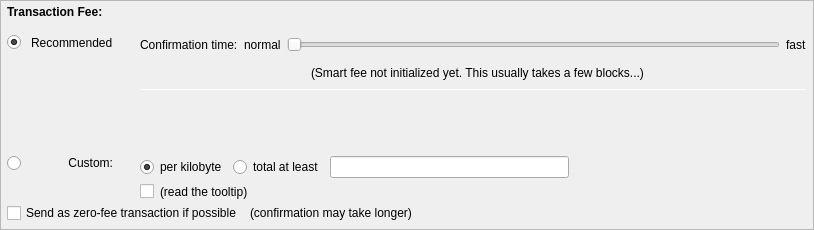
         <widget class="QFrame" name="frameFee">
          <property name="sizePolicy">
           <sizepolicy hsizetype="Expanding" vsizetype="Expanding">
            <horstretch>0</horstretch>
            <verstretch>0</verstretch>
           </sizepolicy>
          </property>
          <property name="maximumSize">
           <size>
            <width>16777215</width>
            <height>16777215</height>
           </size>
          </property>
          <property name="frameShape">
           <enum>QFrame::StyledPanel</enum>
          </property>
          <property name="frameShadow">
           <enum>QFrame::Sunken</enum>
          </property>
          <layout class="QVBoxLayout" name="verticalLayoutFee1">
           <property name="spacing">
            <number>0</number>
           </property>
           <property name="leftMargin">
            <number>0</number>
           </property>
           <property name="topMargin">
            <number>0</number>
           </property>
           <property name="rightMargin">
            <number>0</number>
           </property>
           <property name="bottomMargin">
            <number>0</number>
           </property>
           <item>
            <layout class="QVBoxLayout" name="verticalLayoutFee2" stretch="0,0,0">
             <property name="spacing">
              <number>0</number>
             </property>
             <property name="leftMargin">
              <number>6</number>
             </property>
             <property name="topMargin">
              <number>0</number>
             </property>
             <property name="rightMargin">
              <number>6</number>
             </property>
             <item>
              <layout class="QHBoxLayout" name="horizontalLayoutFee1">
               <property name="bottomMargin">
                <number>0</number>
               </property>
               <item>
                <layout class="QVBoxLayout" name="verticalLayoutFee7">
                 <property name="spacing">
                  <number>0</number>
                 </property>
                 <item>
                  <spacer name="verticalSpacerSmartFee">
                   <property name="orientation">
                    <enum>Qt::Vertical</enum>
                   </property>
                   <property name="sizeType">
                    <enum>QSizePolicy::Fixed</enum>
                   </property>
                   <property name="sizeHint" stdset="0">
                    <size>
                     <width>1</width>
                     <height>4</height>
                    </size>
                   </property>
                  </spacer>
                 </item>
                 <item>
                  <layout class="QHBoxLayout" name="horizontalLayoutSmartFee">
                   <property name="spacing">
                    <number>10</number>
                   </property>
                   <item>
                    <widget class="QLabel" name="labelFeeHeadline">
                     <property name="sizePolicy">
                      <sizepolicy hsizetype="Preferred" vsizetype="Maximum">
                       <horstretch>0</horstretch>
                       <verstretch>0</verstretch>
                      </sizepolicy>
                     </property>
                     <property name="font">
                      <font>
                       <weight>75</weight>
                       <bold>true</bold>
                      </font>
                     </property>
                     <property name="styleSheet">
                      <string notr="true">font-weight:bold;</string>
                     </property>
                     <property name="text">
                      <string>Transaction Fee:</string>
                     </property>
                    </widget>
                   </item>
                   <item>
                    <widget class="QLabel" name="labelFeeMinimized">
                     <property name="text">
                      <string/>
                     </property>
                    </widget>
                   </item>
                   <item>
                    <widget class="QtMaterialFlatButton" name="buttonChooseFee" native="true">
                     <property name="text" stdset="0">
                      <string>Choose...</string>
                     </property>
                    </widget>
                   </item>
                   <item>
                    <widget class="QtMaterialFlatButton" name="buttonMinimizeFee" native="true">
                     <property name="toolTip">
                      <string>collapse fee-settings</string>
                     </property>
                     <property name="text" stdset="0">
                      <string>Minimize</string>
                     </property>
                    </widget>
                   </item>
                  </layout>
                 </item>
                 <item>
                  <spacer name="verticalSpacer_5">
                   <property name="orientation">
                    <enum>Qt::Vertical</enum>
                   </property>
                   <property name="sizeHint" stdset="0">
                    <size>
                     <width>1</width>
                     <height>1</height>
                    </size>
                   </property>
                  </spacer>
                 </item>
                </layout>
               </item>
               <item>
                <spacer name="horizontalSpacer_4">
                 <property name="orientation">
                  <enum>Qt::Horizontal</enum>
                 </property>
                 <property name="sizeHint" stdset="0">
                  <size>
                   <width>40</width>
                   <height>20</height>
                  </size>
                 </property>
                </spacer>
               </item>
              </layout>
             </item>
             <item>
              <widget class="QFrame" name="frameFeeSelection">
               <layout class="QVBoxLayout" name="verticalLayoutFee12">
                <property name="spacing">
                 <number>0</number>
                </property>
                <property name="leftMargin">
                 <number>0</number>
                </property>
                <property name="topMargin">
                 <number>0</number>
                </property>
                <property name="rightMargin">
                 <number>0</number>
                </property>
                <property name="bottomMargin">
                 <number>0</number>
                </property>
                <item>
                 <layout class="QGridLayout" name="gridLayoutFee">
                  <property name="topMargin">
                   <number>10</number>
                  </property>
                  <property name="bottomMargin">
                   <number>4</number>
                  </property>
                  <property name="horizontalSpacing">
                   <number>10</number>
                  </property>
                  <property name="verticalSpacing">
                   <number>4</number>
                  </property>
                  <item row="2" column="0">
                   <layout class="QVBoxLayout" name="verticalLayoutFee4" stretch="0">
                    <item>
                     <spacer name="verticalSpacer_2">
                      <property name="orientation">
                       <enum>Qt::Vertical</enum>
                      </property>
                      <property name="sizeHint" stdset="0">
                       <size>
                        <width>1</width>
                        <height>1</height>
                       </size>
                      </property>
                     </spacer>
                    </item>
                   </layout>
                  </item>
                  <item row="3" column="0">
                   <layout class="QVBoxLayout" name="verticalLayoutFee9" stretch="0,1">
                    <item>
                     <widget class="QRadioButton" name="radioCustomFee">
                      <property name="text">
                       <string/>
                      </property>
                      <attribute name="buttonGroup">
                       <string notr="true">groupFee</string>
                      </attribute>
                     </widget>
                    </item>
                    <item>
                     <spacer name="verticalSpacer_6">
                      <property name="orientation">
                       <enum>Qt::Vertical</enum>
                      </property>
                      <property name="sizeHint" stdset="0">
                       <size>
                        <width>1</width>
                        <height>1</height>
                       </size>
                      </property>
                     </spacer>
                    </item>
                   </layout>
                  </item>
                  <item row="3" column="1">
                   <widget class="QLabel" name="labelCustomFee">
                    <property name="text">
                     <string>Custom:</string>
                    </property>
                    <property name="alignment">
                     <set>Qt::AlignRight|Qt::AlignTop|Qt::AlignTrailing</set>
                    </property>
                   </widget>
                  </item>
                  <item row="3" column="4">
                   <layout class="QVBoxLayout" name="verticalLayoutFee8">
                    <property name="spacing">
                     <number>6</number>
                    </property>
                    <item>
                     <layout class="QHBoxLayout" name="horizontalLayoutFee13">
                      <item>
                       <widget class="QRadioButton" name="radioCustomPerKilobyte">
                        <property name="toolTip">
                         <string>If the custom fee is set to 1000 uODEXs and the transaction is only 250 bytes, then &quot;per kilobyte&quot; only pays 250 uODEXs in fee,&lt;br /&gt;while &quot;at least&quot; pays 1000 uODEXs. For transactions bigger than a kilobyte both pay by kilobyte.</string>
                        </property>
                        <property name="text">
                         <string>per kilobyte</string>
                        </property>
                        <property name="checked">
                         <bool>true</bool>
                        </property>
                        <attribute name="buttonGroup">
                         <string notr="true">groupCustomFee</string>
                        </attribute>
                       </widget>
                      </item>
                      <item>
                       <widget class="QRadioButton" name="radioCustomAtLeast">
                        <property name="toolTip">
                         <string>If the custom fee is set to 1000 uODEXs and the transaction is only 250 bytes, then &quot;per kilobyte&quot; only pays 250 uODEXs in fee,&lt;br /&gt;while &quot;total at least&quot; pays 1000 uODEXs. For transactions bigger than a kilobyte both pay by kilobyte.</string>
                        </property>
                        <property name="text">
                         <string>total at least</string>
                        </property>
                        <attribute name="buttonGroup">
                         <string notr="true">groupCustomFee</string>
                        </attribute>
                       </widget>
                      </item>
                      <item>
                       <widget class="BitcoinAmountField" name="customFee"/>
                      </item>
                      <item>
                       <spacer name="horizontalSpacer_6">
                        <property name="orientation">
                         <enum>Qt::Horizontal</enum>
                        </property>
                        <property name="sizeHint" stdset="0">
                         <size>
                          <width>1</width>
                          <height>1</height>
                         </size>
                        </property>
                       </spacer>
                      </item>
                     </layout>
                    </item>
                    <item>
                     <layout class="QHBoxLayout" name="horizontalLayoutFee8">
                      <item>
                       <widget class="QCheckBox" name="checkBoxMinimumFee">
                        <property name="toolTip">
                         <string>Paying only the minimum fee is just fine as long as there is less transaction volume than space in the blocks.&lt;br /&gt;But be aware that this can end up in a never confirming transaction once there is more demand for Odex transactions than the network can process.</string>
                        </property>
                        <property name="text">
                         <string/>
                        </property>
                       </widget>
                      </item>
                      <item>
                       <widget class="QLabel" name="labelMinFeeWarning">
                        <property name="enabled">
                         <bool>true</bool>
                        </property>
                        <property name="toolTip">
                         <string>Paying only the minimum fee is just fine as long as there is less transaction volume than space in the blocks.&lt;br /&gt;But be aware that this can end up in a never confirming transaction once there is more demand for Odex transactions than the network can process.</string>
                        </property>
                        <property name="text">
                         <string>(read the tooltip)</string>
                        </property>
                        <property name="margin">
                         <number>5</number>
                        </property>
                       </widget>
                      </item>
                      <item>
                       <spacer name="horizontalSpacer_2">
                        <property name="orientation">
                         <enum>Qt::Horizontal</enum>
                        </property>
                        <property name="sizeHint" stdset="0">
                         <size>
                          <width>1</width>
                          <height>1</height>
                         </size>
                        </property>
                       </spacer>
                      </item>
                     </layout>
                    </item>
                   </layout>
                  </item>
                  <item row="1" column="1">
                   <widget class="QLabel" name="labelSmartFee_2">
                    <property name="text">
                     <string>Recommended</string>
                    </property>
                   </widget>
                  </item>
                  <item row="0" column="4" rowspan="3">
                   <layout class="QVBoxLayout" name="verticalLayoutFee3" stretch="0,0,0,0,1,0">
                    <property name="spacing">
                     <number>6</number>
                    </property>
                    <property name="topMargin">
                     <number>2</number>
                    </property>
                    <property name="bottomMargin">
                     <number>20</number>
                    </property>
                    <item>
                     <layout class="QHBoxLayout" name="horizontalLayoutFee9">
                      <item>
                       <widget class="QLabel" name="labelSmartFee3">
                        <property name="text">
                         <string>Confirmation time:</string>
                        </property>
                        <property name="margin">
                         <number>2</number>
                        </property>
                       </widget>
                      </item>
                      <item>
                       <widget class="QLabel" name="labelSmartFeeNormal">
                        <property name="text">
                         <string>normal</string>
                        </property>
                        <property name="margin">
                         <number>2</number>
                        </property>
                       </widget>
                      </item>
                      <item>
                       <widget class="QSlider" name="sliderSmartFee">
                        <property name="minimumSize">
                         <size>
                          <width>0</width>
                          <height>24</height>
                         </size>
                        </property>
                        <property name="minimum">
                         <number>0</number>
                        </property>
                        <property name="maximum">
                         <number>24</number>
                        </property>
                        <property name="pageStep">
                         <number>1</number>
                        </property>
                        <property name="value">
                         <number>0</number>
                        </property>
                        <property name="orientation">
                         <enum>Qt::Horizontal</enum>
                        </property>
                        <property name="invertedAppearance">
                         <bool>false</bool>
                        </property>
                        <property name="invertedControls">
                         <bool>false</bool>
                        </property>
                        <property name="tickPosition">
                         <enum>QSlider::NoTicks</enum>
                        </property>
                       </widget>
                      </item>
                      <item>
                       <widget class="QLabel" name="labelSmartFeeFast">
                        <property name="text">
                         <string>fast</string>
                        </property>
                       </widget>
                      </item>
                     </layout>
                    </item>
                    <item>
                     <layout class="QHBoxLayout" name="horizontalLayout_recommended_texts">
                      <property name="spacing">
                       <number>0</number>
                      </property>
                      <item>
                       <spacer name="horizontalSpacer_8">
                        <property name="orientation">
                         <enum>Qt::Horizontal</enum>
                        </property>
                        <property name="sizeHint" stdset="0">
                         <size>
                          <width>40</width>
                          <height>20</height>
                         </size>
                        </property>
                       </spacer>
                      </item>
                      <item>
                       <widget class="QLabel" name="labelFeeEstimation">
                        <property name="text">
                         <string/>
                        </property>
                        <property name="margin">
                         <number>2</number>
                        </property>
                       </widget>
                      </item>
                      <item>
                       <widget class="QLabel" name="labelSmartFee2">
                        <property name="text">
                         <string>(Smart fee not initialized yet. This usually takes a few blocks...)</string>
                        </property>
                        <property name="alignment">
                         <set>Qt::AlignLeading|Qt::AlignLeft|Qt::AlignVCenter</set>
                        </property>
                        <property name="wordWrap">
                         <bool>false</bool>
                        </property>
                        <property name="margin">
                         <number>2</number>
                        </property>
                        <property name="indent">
                         <number>-1</number>
                        </property>
                       </widget>
                      </item>
                      <item>
                       <spacer name="horizontalSpacer_3">
                        <property name="orientation">
                         <enum>Qt::Horizontal</enum>
                        </property>
                        <property name="sizeHint" stdset="0">
                         <size>
                          <width>40</width>
                          <height>20</height>
                         </size>
                        </property>
                       </spacer>
                      </item>
                     </layout>
                    </item>
                    <item>
                     <widget class="Line" name="line_2">
                      <property name="minimumSize">
                       <size>
                        <width>0</width>
                        <height>1</height>
                       </size>
                      </property>
                      <property name="maximumSize">
                       <size>
                        <width>16777215</width>
                        <height>1</height>
                       </size>
                      </property>
                      <property name="orientation">
                       <enum>Qt::Horizontal</enum>
                      </property>
                     </widget>
                    </item>
                    <item>
                     <layout class="QHBoxLayout" name="horizontalLayoutFee12">
                      <item>
                       <spacer name="horizontalSpacer_5">
                        <property name="orientation">
                         <enum>Qt::Horizontal</enum>
                        </property>
                        <property name="sizeHint" stdset="0">
                         <size>
                          <width>1</width>
                          <height>1</height>
                         </size>
                        </property>
                       </spacer>
                      </item>
                     </layout>
                    </item>
                    <item>
                     <spacer name="verticalSpacer_4">
                      <property name="orientation">
                       <enum>Qt::Vertical</enum>
                      </property>
                      <property name="sizeHint" stdset="0">
                       <size>
                        <width>1</width>
                        <height>1</height>
                       </size>
                      </property>
                     </spacer>
                    </item>
                    <item>
                     <spacer name="verticalSpacer_3">
                      <property name="orientation">
                       <enum>Qt::Vertical</enum>
                      </property>
                      <property name="sizeHint" stdset="0">
                       <size>
                        <width>20</width>
                        <height>40</height>
                       </size>
                      </property>
                     </spacer>
                    </item>
                   </layout>
                  </item>
                  <item row="1" column="2">
                   <widget class="QLabel" name="labelSmartFee">
                    <property name="text">
                     <string/>
                    </property>
                    <property name="margin">
                     <number>2</number>
                    </property>
                   </widget>
                  </item>
                  <item row="1" column="0">
                   <widget class="QRadioButton" name="radioSmartFee">
                    <property name="text">
                     <string/>
                    </property>
                    <property name="checked">
                     <bool>true</bool>
                    </property>
                    <attribute name="buttonGroup">
                     <string notr="true">groupFee</string>
                    </attribute>
                   </widget>
                  </item>
                 </layout>
                </item>
                <item>
                 <layout class="QHBoxLayout" name="horizontalLayoutFee5" stretch="0,0,0">
                  <property name="spacing">
                   <number>8</number>
                  </property>
                  <property name="bottomMargin">
                   <number>4</number>
                  </property>
                  <item>
                   <widget class="QCheckBox" name="checkBoxFreeTx">
                    <property name="text">
                     <string>Send as zero-fee transaction if possible</string>
                    </property>
                   </widget>
                  </item>
                  <item>
                   <widget class="QLabel" name="labelFreeTx">
                    <property name="text">
                     <string>(confirmation may take longer)</string>
                    </property>
                    <property name="margin">
                     <number>5</number>
                    </property>
                   </widget>
                  </item>
                  <item>
                   <spacer name="horizontalSpacerFee5">
                    <property name="orientation">
                     <enum>Qt::Horizontal</enum>
                    </property>
                    <property name="sizeHint" stdset="0">
                     <size>
                      <width>1</width>
                      <height>1</height>
                     </size>
                    </property>
                   </spacer>
                  </item>
                 </layout>
                </item>
                <item>
                 <spacer name="verticalSpacerFee2">
                  <property name="orientation">
                   <enum>Qt::Vertical</enum>
                  </property>
                  <property name="sizeHint" stdset="0">
                   <size>
                    <width>1</width>
                    <height>1</height>
                   </size>
                  </property>
                 </spacer>
                </item>
               </layout>
              </widget>
             </item>
             <item>
              <spacer name="verticalSpacerFee">
               <property name="orientation">
                <enum>Qt::Vertical</enum>
               </property>
               <property name="sizeHint" stdset="0">
                <size>
                 <width>800</width>
                 <height>1</height>
                </size>
               </property>
              </spacer>
             </item>
            </layout>
           </item>
          </layout>
         </widget>
